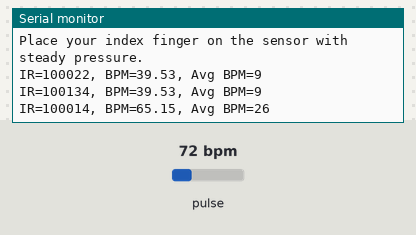
Recording of a sketch running on a simulated ESP32. On the bench: the last lines printed to the serial monitor. Inputs (shaded band) come from the test bench; at power-on: pulse 72 bpm. WiFi joins after 1.5 s; servers stay silent unless stated.

Above: at 2.7 s.
2.8 s: pulse set to 42 bpm
At 3.18 s:
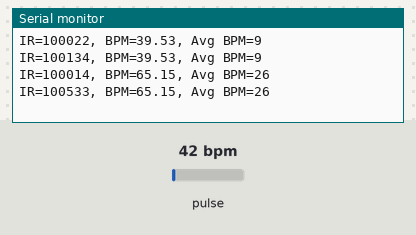
4.3 s: pulse set to 70 bpm
At 4.57 s:
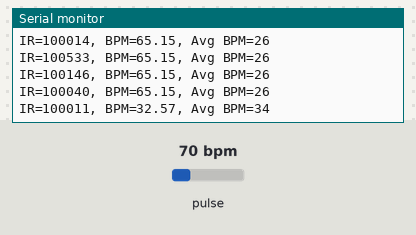
Timing chart, 0 to 7.3 s (numbered marks = the images above; inputs shaded):
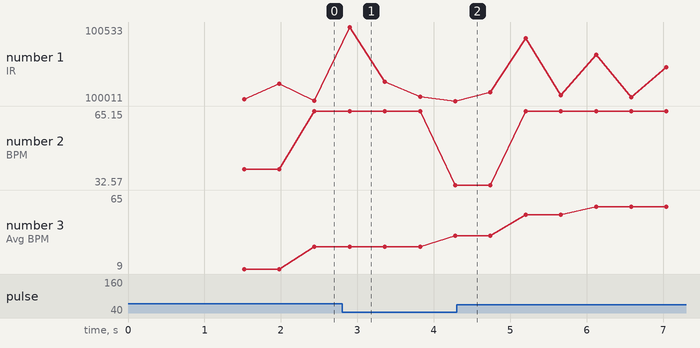

Measured:
- after the input at 2.8 s, the serial monitor: prints a new line after 0.10 s (image 1)
- plotted number 1: 100014 → 100011 after the input at 2.8 s, 100011 → 100056 after the input at 4.3 s
- plotted number 2: 65.15 → 32.57 after the input at 2.8 s
- plotted number 3: 26 → 34 after the input at 2.8 s, 34 → 65 after the input at 4.3 s

The sketch:

MAX30105_firebase.ino
```cpp
#include <WiFi.h>
#include <Wire.h>
#include <FirebaseESP32.h>
#include "MAX30105.h"
#include "heartRate.h"

#define wifi_ssid "Nothing Phone (2a) 5G"
#define wifi_pass "9705991317"
#define firebase_host "https://iot-462-default-rtdb.firebaseio.com"
#define firebase_auth "xmRBbGWVw94DscB36bvg9eDr3VMlaTA5GZWpGG3P"

MAX30105 particleSensor;
FirebaseConfig config;
FirebaseAuth auth;
FirebaseData firebasedata;

const byte ratesize = 4;
byte rates[ratesize];
byte rateSpot = 0;
long lastBeat = 0;
float bpm;
int bavg;

void setup() {
  // put your setup code here, to run once:
  Serial.begin(115200);
  WiFi.begin(wifi_ssid,wifi_pass);
  Serial.print("Connecting to wifi.....");
  while (WiFi.status() != WL_CONNECTED){
    delay(500);
    Serial.print(".");
    }

   Serial.println("Connected to Wi-Fi");
   Serial.print("IP Address: ");
   Serial.println(WiFi.localIP());

   Serial.println("Initializing...");

  if (!particleSensor.begin(Wire, I2C_SPEED_FAST))
  {
    Serial.println("MAX30102 was not found. Please check wiring/power. ");
    while (1);
  }
  Serial.println("Place your index finger on the sensor with steady pressure.");

  particleSensor.setup();
  particleSensor.setPulseAmplitudeRed(0x0A);
  particleSensor.setPulseAmplitudeGreen(0);


   config.host = firebase_host;
   config.signer.tokens.legacy_token = firebase_auth;

   Firebase.begin(&config, &auth);
   Firebase.reconnectWiFi(true);
}

void loop() {
  // put your main code here, to run repeatedly:
  long irValue = particleSensor.getIR();

  if (checkForBeat(irValue) == true)
  {
    long delta = millis() - lastBeat;
    lastBeat = millis();

    bpm = 60 / (delta / 1000.0);

    if (bpm < 255 && bpm > 20)
    {
      rates[rateSpot++] = (byte)bpm;
      rateSpot %= ratesize;
      bavg = 0;
      for (byte x = 0 ; x < ratesize ; x++)
        bavg += rates[x];
      bavg /= ratesize;
    }
  }

  Serial.print("IR=");
  Serial.print(irValue);
  Serial.print(", BPM=");
  Serial.print(bpm);
  Serial.print(", Avg BPM=");
  Serial.print(bavg);

  if (irValue < 50000)
    Serial.print(" No finger?");
  Serial.println();
  if (Firebase.ready()) {
    Firebase.setFloat(firebasedata, "/MAX30105/irValue", irValue);
    Firebase.setFloat(firebasedata, "/MAX30105/BPM", bpm);
    Firebase.setFloat(firebasedata, "/MAX30105/Avg BPM", bavg);

  }
}
```
